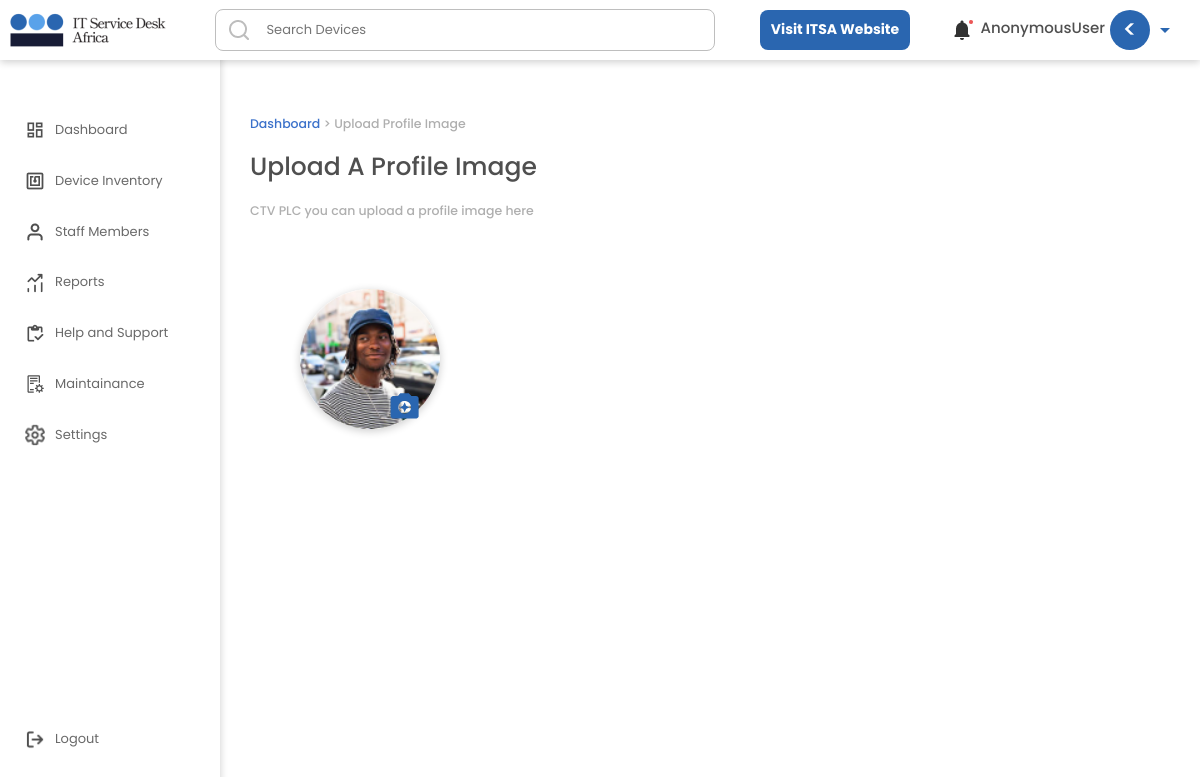
Page /member/uploadprofileimagepage/13/ on the earlier database version.
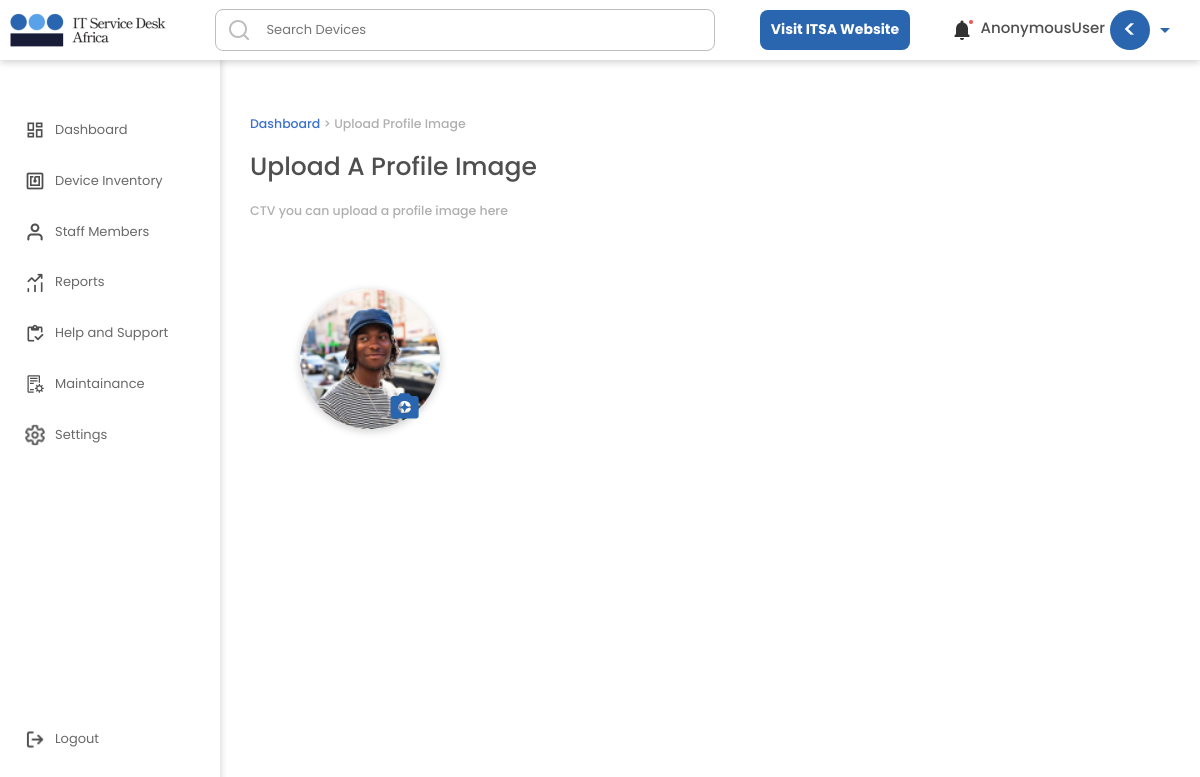
Same page on the later database version.
### useronboard/models.py (models this page shows, shortened)
class SignupForm(models.Model):
    user = models.ForeignKey(User, null=True, on_delete=models.CASCADE)
    companyname = models.CharField(max_length=200, null=True, blank=True)
    email = models.EmailField(max_length=200, null=True, blank=True)
    phone = models.CharField(max_length=200, null=True, blank=True)
    city = models.CharField(max_length=200, null=True, blank=True)
    country = models.CharField(max_length=200, null=True, blank=True)
    password = models.CharField(max_length=200, null=True, blank=True)
    repassword = models.CharField(max_length=200, null=True, blank=True)
    address = models.CharField(max_length=200, null=True, blank=True)
    created_at = models.DateTimeField(auto_now_add=True)
    edited_at = models.DateTimeField(auto_now=True)
    class Meta:
        ordering = ['-edited_at', '-created_at']

### userarea/views.py (the view, shortened to what this page needs)
# urls.py: path('uploadprofileimagepage/<str:pk>/', views.UploadProfileImg, name="UploadProfileImg"),
def UploadProfileImg(request, pk):
    allSignUps = SignupForm.objects.filter(id = pk)
    allUsers = User.objects.all()
    allProfileImages2 = UserProfileImage.objects.all()
    allProfileImages = UserProfileImage.objects.filter(userReg = request.user.username).first()
    context = {'allProfileImages2':allProfileImages2, 'allProfileImages':allProfileImages, 'allUsers':allUsers, 'allSignUps': allSignUps}
    return render(request, 'userarea/updateimage.html', context)

### userarea/templates/userarea/updateimage.html (shortened to what this page needs)
{% include 'general.html' %}
{% load static %}
{% block content %}
<!DOCTYPE html>
<html lang="en">
	<head>
		<link rel="stylesheet" href={% static 'dashboard/css/style.css' %} />
		<link rel="stylesheet" href={% static 'inventory/css/style.css' %} />
		<link rel="stylesheet" href={% static 'editprofile/css/style.css' %} />
		<link href="https://unpkg.com/aos@2.3.1/dist/aos.css" rel="stylesheet">
	</head>
	<body class='body'>
		<div class='main'>
            <br/><div>
                <h5> <a href = {% url 'Dashboard' %} >Dashboard</a> > Upload Profile Image </h5>
            <br/>
            </div>
            <div class='profileintro'>
                    <h1>Upload A Profile Image</h1>
                </div>
                <br/>
            <div>
                {% for allSignUps in allSignUps %}
                <h5>{{allSignUps.companyname}} you can upload a profile image here</h5>
                {% endfor %}
            </div><br/>
            <div class='profileUpdateSection'>
                <form method='POST' enctype="multipart/form-data" >
                    <label for='images' class="uploadProfilePic">
                        <div class='profilepicinner'>
                            <div class='userimg' >
                                <div class='profileimgproper'>
                                    {% if allProfileImages.profilepicture %}
                                    {% comment %} <div class='profileimgproper'><img src={% static 'editprofile/img/user.png' %} /></div> {% endcomment %}
                                    <div class='profileimgproper'><img src ={{allProfileImages.profilepicture.url}} /></div>
                                    {% comment %} <div class='profileimgproper'><img src = "{{allProfileImages2.profilepicture.url}}" /></div> {% endcomment %}
                                    {% else %}
                                    <div class='profileimgproper'><img src={% static 'editprofile/img/user.png' %} /></div>
                                    {% endif %}
                                </div>
                            </div>
                            <div name='profilepicture'>
                            </div>
                            <div class='cam' >
                                <img src={% static 'editprofile/img/cam.png' %} />
                            </div>
                        </div>
                    </label>
                </form>
            </div>
        </div>
    </body>
</html>
{% endblock content %}

Differences in the rows shown:
changed SignupForm: companyname "CTV PLC" → "CTV"
